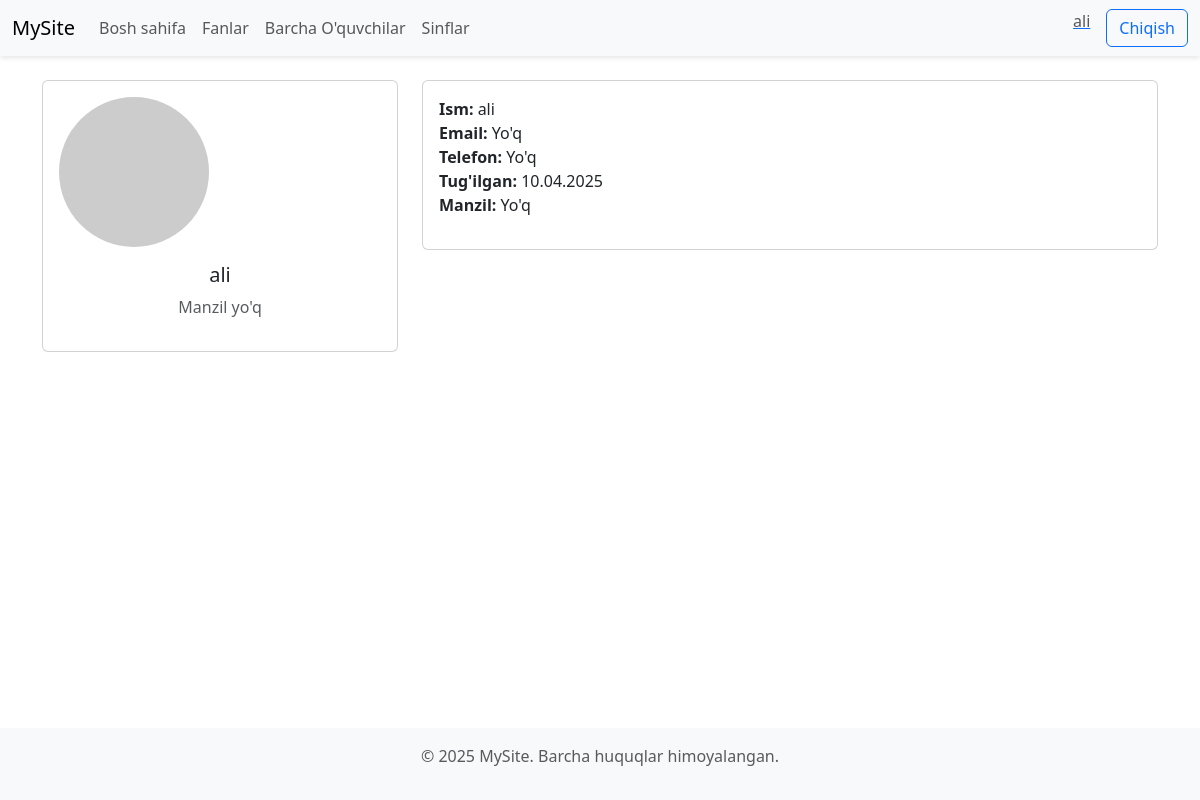
Page /profile/2/ (signed in) on the committed database.
### user/models.py (models this page shows, shortened)
class CustomUser(AbstractUser):
    birth_date=models.DateTimeField(auto_now=True,null=True,blank=True,verbose_name="Tug'ilgan sana")
    addres=models.CharField(max_length=200,null=True,blank=True,verbose_name="Manzil")
    phone=models.CharField(max_length=15,null=True,blank=True,verbose_name="telefon raqam")
    avatar=models.ImageField(upload_to="avatar/",null=True,blank=True,verbose_name="Student rasmi")
    created_at=models.DateTimeField(auto_now_add=True)
    updated_at=models.DateTimeField(auto_now=True)

### user/views.py (the view)
# urls.py: path('profile/<int:id>/',profile_view,name='profile'),
def profile_view(request,id):
    user=CustomUser.objects.get(id=id)
    context={
        "user":user
    }
    return render(request,"profile.html",context)

### templates/profile.html (shortened to what this page needs)
{% extends "base.html" %}
{% block content %}
<div class="container my-4">
  <div class="row">
    <div class="col-md-4">
      <div class="card text-center p-3">
        <img src="{% if user.avatar %}{{ user.avatar.url }}{% else %}https://via.placeholder.com/150{% endif %}"
             alt="{{ user.username }}"
             class="rounded-circle mb-3"
             style="width: 150px; height: 150px;">
        <h5>{{ user.username }}</h5>
        <p class="text-muted">{{ user.addres|default:"Manzil yo'q" }}</p>
      </div>
    </div>
    <div class="col-md-8">
      <div class="card p-3">
        <ul class="list-unstyled">
          <li><strong>Ism:</strong> {{ user.get_full_name|default:user.username }}</li>
          <li><strong>Email:</strong> {{ user.email|default:"Yo'q" }}</li>
          <li><strong>Telefon:</strong> {{ user.phone|default:"Yo'q" }}</li>
          <li><strong>Tug'ilgan:</strong> {{ user.birth_date|date:"d.m.Y"|default:"Yo'q" }}</li>
          <li><strong>Manzil:</strong> {{ user.addres|default:"Yo'q" }}</li>
        </ul>
      </div>
    </div>
  </div>
</div>
{% endblock content %}

### templates/base.html (shortened to what this page needs)
<!doctype html>
<html lang="en">
  <head>
    <link href="https://cdn.jsdelivr.net/npm/bootstrap@5.3.5/dist/css/bootstrap.min.css" rel="stylesheet">
  </head>
  <body>
    <nav class="navbar navbar-expand-lg bg-light">
      <div class="container-fluid">
        <a class="navbar-brand" href="/">MySite</a>
        <div class="collapse navbar-collapse" id="navbarContent">
          <ul class="navbar-nav me-auto mb-2 mb-lg-0">
            <li class="nav-item">
              <a class="nav-link" href="/">Bosh sahifa</a>
            </li>
            <li class="nav-item">
              <a class="nav-link" href="/">Fanlar</a>
            </li>
            <li class="nav-item">
              <a class="nav-link" href="/">Barcha O'quvchilar</a>
            </li>
            <li class="nav-item">
              <a class="nav-link" href="/">Sinflar</a>
            </li>
          </ul>
          <div class="d-flex">
            {% if request.user.is_authenticated %}
              <a href="{% url 'profile' user.id %}"><span class="navbar-text me-3">{{ user.username }}</span></a>
              <a href="{% url 'logout' %}" class="btn btn-outline-primary">Chiqish</a>
            {% else %}
              <a href="{% url 'login' %}" class="btn btn-outline-primary me-2">Kirish</a>
              <a href="{% url 'signUp' %}" class="btn btn-primary">Ro'yxatdan o'tish</a>
            {% endif %}
          </div>
        </div>
      </div>
    </nav>
    {% block content %}
    {% endblock %}
    <footer class="bg-light py-3 text-center text-muted">
      <div class="container">
        <p>&copy; 2025 MySite. Barcha huquqlar himoyalangan.</p>
      </div>
    </footer>
  </body>
</html>

### templates/base.html (style rules this page uses)
body { min-height: 100vh; display: flex; flex-direction: column; }
footer { margin-top: auto; }
.navbar { box-shadow: 0 2px 5px rgba(0,0,0,0.1); }

### rows in the picture
CustomUser: username "ali", addres "Manzil yo'q", get_full_name "ali", email "Yo'q", phone "Yo'q", birth_date "10.04.2025", addres "Yo'q"
